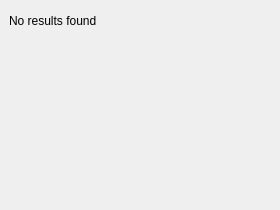
<?xml version="1.0" encoding="UTF-8"?>
<ui version="4.0">
 <class>ResultsWidget</class>
 <widget class="QStackedWidget" name="ResultsWidget">
  <property name="geometry">
   <rect>
    <x>0</x>
    <y>0</y>
    <width>280</width>
    <height>210</height>
   </rect>
  </property>
  <property name="windowTitle">
   <string>StackedWidget</string>
  </property>
  <property name="currentIndex">
   <number>0</number>
  </property>
  <widget class="QWidget" name="page">
   <layout class="QFormLayout" name="formLayout">
    <item row="0" column="0">
     <widget class="QLabel" name="label">
      <property name="sizePolicy">
       <sizepolicy hsizetype="Preferred" vsizetype="Preferred">
        <horstretch>0</horstretch>
        <verstretch>255</verstretch>
       </sizepolicy>
      </property>
      <property name="text">
       <string>No results found</string>
      </property>
     </widget>
    </item>
   </layout>
  </widget>
  <widget class="QWidget" name="page_2">
   <layout class="QFormLayout" name="formLayout_2">
    <item row="0" column="1">
     <widget class="PapersTable" name="papersTable">
      <property name="sizePolicy">
       <sizepolicy hsizetype="Expanding" vsizetype="Expanding">
        <horstretch>0</horstretch>
        <verstretch>255</verstretch>
       </sizepolicy>
      </property>
     </widget>
    </item>
   </layout>
  </widget>
 </widget>
 <customwidgets>
  <customwidget>
   <class>PapersTable</class>
   <extends>QTableView</extends>
   <header>xapersqt/PapersDetails.h</header>
  </customwidget>
 </customwidgets>
 <resources/>
 <connections/>
</ui>
